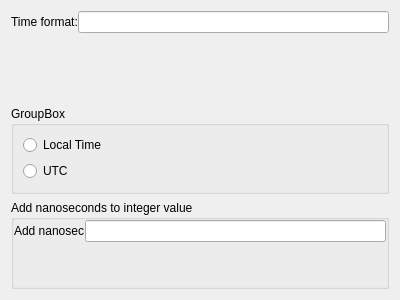
<?xml version="1.0" encoding="UTF-8"?>
<ui version="4.0">
 <comment>
  * Released as open source by Gabriel Caudrelier
  *
  * Developed by Gabriel Caudrelier, gabriel dot caudrelier at gmail dot com
  *
  * https://github.com/metrodango/pip3line
  *
  * Released under BSD 3-Clause see LICENSE for more information
</comment>
 <class>MicrosoftTimestampWidget</class>
 <widget class="QWidget" name="MicrosoftTimestampWidget">
  <property name="geometry">
   <rect>
    <x>0</x>
    <y>0</y>
    <width>400</width>
    <height>300</height>
   </rect>
  </property>
  <property name="windowTitle">
   <string>Form</string>
  </property>
  <layout class="QVBoxLayout" name="verticalLayout">
   <item>
    <widget class="QWidget" name="widget" native="true">
     <layout class="QFormLayout" name="formLayout">
      <property name="horizontalSpacing">
       <number>0</number>
      </property>
      <property name="verticalSpacing">
       <number>0</number>
      </property>
      <property name="margin">
       <number>0</number>
      </property>
      <item row="1" column="0">
       <widget class="QLabel" name="formetLabel">
        <property name="text">
         <string>Time format:</string>
        </property>
       </widget>
      </item>
      <item row="1" column="1">
       <widget class="QLineEdit" name="formatLineEdit"/>
      </item>
     </layout>
    </widget>
   </item>
   <item>
    <widget class="QGroupBox" name="tzGroupBox">
     <property name="title">
      <string>GroupBox</string>
     </property>
     <layout class="QVBoxLayout" name="verticalLayout_2">
      <item>
       <widget class="QRadioButton" name="localTimeRadioButton">
        <property name="text">
         <string>Local Time</string>
        </property>
       </widget>
      </item>
      <item>
       <widget class="QRadioButton" name="utcRadioButton">
        <property name="text">
         <string>UTC</string>
        </property>
       </widget>
      </item>
     </layout>
    </widget>
   </item>
   <item>
    <widget class="QGroupBox" name="groupBox">
     <property name="title">
      <string>Add nanoseconds to integer value</string>
     </property>
     <layout class="QFormLayout" name="formLayout_2">
      <property name="horizontalSpacing">
       <number>0</number>
      </property>
      <property name="verticalSpacing">
       <number>0</number>
      </property>
      <property name="margin">
       <number>0</number>
      </property>
      <item row="0" column="0">
       <widget class="QLabel" name="nanoLabel">
        <property name="text">
         <string>Add nanosec</string>
        </property>
       </widget>
      </item>
      <item row="0" column="1">
       <widget class="QLineEdit" name="nanoLineEdit">
        <property name="maxLength">
         <number>10</number>
        </property>
       </widget>
      </item>
     </layout>
    </widget>
   </item>
  </layout>
 </widget>
 <resources/>
 <connections/>
</ui>
